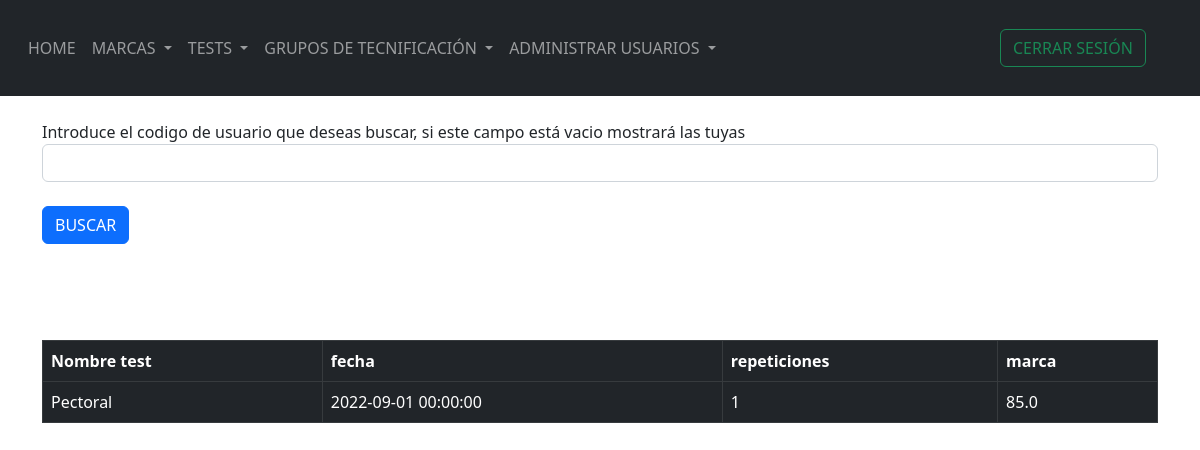
The page /view_all_test (signed in) on the database as committed earlier.
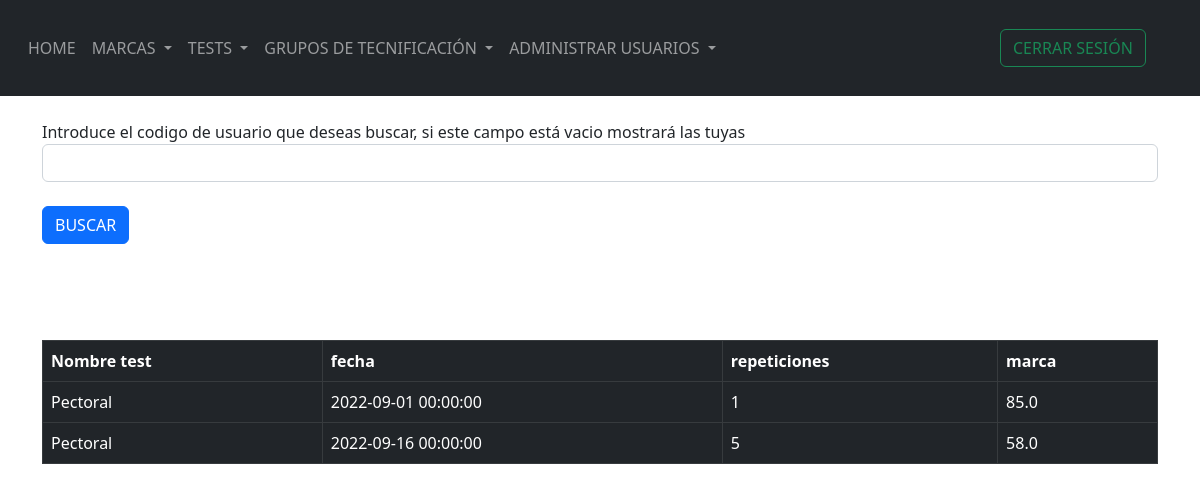
The same page on the database as committed later.
### webside/models/User.py (models this page shows)
class test(db.Model):
    id = db.Column(db.Integer, primary_key=True)
    test_name = db.Column(db.String(10000))
    repeticiones = db.Column(db.Integer)
    mark = db.Column(db.Float)
    date = db.Column(db.DateTime(timezone=True), default=func.now())
    user_id = db.Column(db.Integer, db.ForeignKey('user_register.id'))

### webside/views.py (the view)
@views.route('/view_all_test', methods=['POST', 'GET'])
@login_required
def view_all_test():
    if request.method == 'POST':
            id = request.form.get('cod_usuario')
            all_marks = test.query.filter_by(user_id = id).all()
            return render_template("view_all_test.html", User_register=current_user, marks = all_marks)
    all_marks = test.query.filter_by(user_id = current_user.id).all()
    return render_template("view_all_test.html", User_register=current_user, marks = all_marks)

### webside/__init__.py (called while the page is built)
def create_app():
    app = Flask(__name__)
    app.config['SECRET_KEY'] = 'MdLr37P.'
    app.config['SQLALCHEMY_DATABASE_URI'] = f'sqlite:///{DB_NAME}'
    app.config['PERMANENT_SESSION_LIFETIME'] =  timedelta(minutes=5)
    db.init_app(app)
    from .views import  views
    app.register_blueprint(views, url_prefix= '/')
    create_database(app)
    from .models.User import User_register
    login_manager = LoginManager()
    login_manager.login_view = 'views.home'
    login_manager.init_app(app)
    @login_manager.user_loader
    def load_user(id):
        return User_register.query.get(int(id))
    return app

### webside/templates/view_all_test.html (shortened to what this page needs)
{% extends "base.html" %}{% block title %} Test {% endblock %} {% block content%}
<!DOCTYPE html>
<html>
    <body>
        {% if User_register.admin %}
        <form  method = "POST" >
            <br>
            <label for="mark" id="informacion" name="informacion">Introduce el codigo de usuario que deseas buscar, si este campo está vacio mostrará las tuyas</label>
            <input type="text" class="form-control" id = "cod_usuario" name = "cod_usuario" />
            <br>
            <button class="btn btn-primary"> BUSCAR </button>
            <br>        <br><br>
        </form>
        {% endif %}
        <br><br>
        <table class="table table-bordered table-dark" >
            <tr>
            <th>Nombre test</th>
            <th>fecha</th>
            <th>repeticiones</th>
            <th>marca</th>
            </tr>
            {% for x in marks  %}
            <tr>
                <td>{{x.test_name}} </td>
                <td>{{x.date}}</td>
                <td>{{x.repeticiones}}</td>
                <td>{{x.mark}}</td>
            </tr>
            {% endfor %}
        </table>
        <br><br>
    </body>
</html>
{% endblock %}

### webside/templates/base.html (shortened to what this page needs)
<!DOCTYPE html>
<html>
  <head>
    <link
    href="https://cdn.jsdelivr.net/npm/bootstrap@5.2.0/dist/css/bootstrap.min.css"
    rel="stylesheet"
    />
    <link rel="stylesheet" type="text/css" href="https://cdn.jsdelivr.net/npm/daterangepicker/daterangepicker.css" />
  </head>
  <body>
    <nav class="navbar navbar-expand-lg navbar-dark bg-dark" id="menuPrincipal" >
      <div class="col-xs-20 col-sm-10 col-md-10" id="navbar" style="padding: 20px;">
        <div class="navbar-nav">
          {% if User_register.is_authenticated %}
          <a class="nav-link "  href="/"  role="button"  aria-haspopup="true" aria-expanded="false">
            HOME
          </a>
          <li class="nav-item dropdown">
            <a class="nav-link dropdown-toggle" href="#"  role="button" data-toggle="dropdown" aria-haspopup="true" aria-expanded="false">
              MARCAS
            </a>
          </li>
          <li class="nav-item dropdown">
            <a class="nav-link dropdown-toggle" href="#" role="button" data-toggle="dropdown" aria-haspopup="true" aria-expanded="false">
              TESTS
            </a>
          </li>
          {% if User_register.admin %}
          <li class="nav-item dropdown">
            <a class="nav-link dropdown-toggle" href="#" role="button" data-toggle="dropdown" aria-haspopup="true" aria-expanded="false">
              GRUPOS DE TECNIFICACIÓN
            </a>
          </li>
          <li class="nav-item dropdown">
            <a class="nav-link dropdown-toggle" href="#" role="button" data-toggle="dropdown" aria-haspopup="true" aria-expanded="false">
              ADMINISTRAR USUARIOS
            </a>
          </li>
        </div>
      </div>
          {% endif %}
            <div class="navbar-collapse collapse w-100 order-3 dual-collapse2">
              <ul class="navbar-nav ml-auto">
                <li class="nav-item">
                  <a class="btn btn-outline-success my-2 my-sm-0"  id="logout" href="/logout" >CERRAR SESIÓN</a>
                </li>
                </ul>
            </div>
          {% endif %}
    </nav>
    <div class="container">{% block content %} {% endblock %}</div>
  </body>
</html>

Rows that differ between the two databases and show on the page:
added test: test_name "Pectoral", date "2022-09-16 00:00:00", repeticiones "5", mark "58.0"
